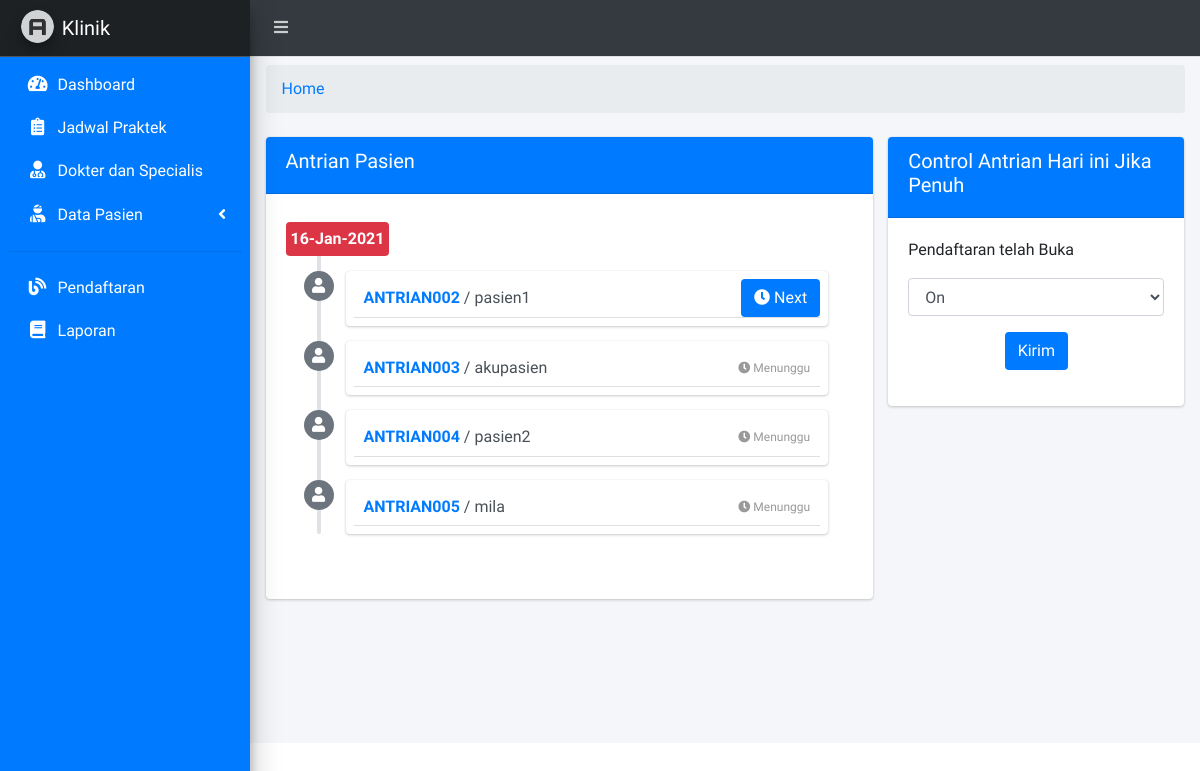
Before: /staff.php with the older database file.
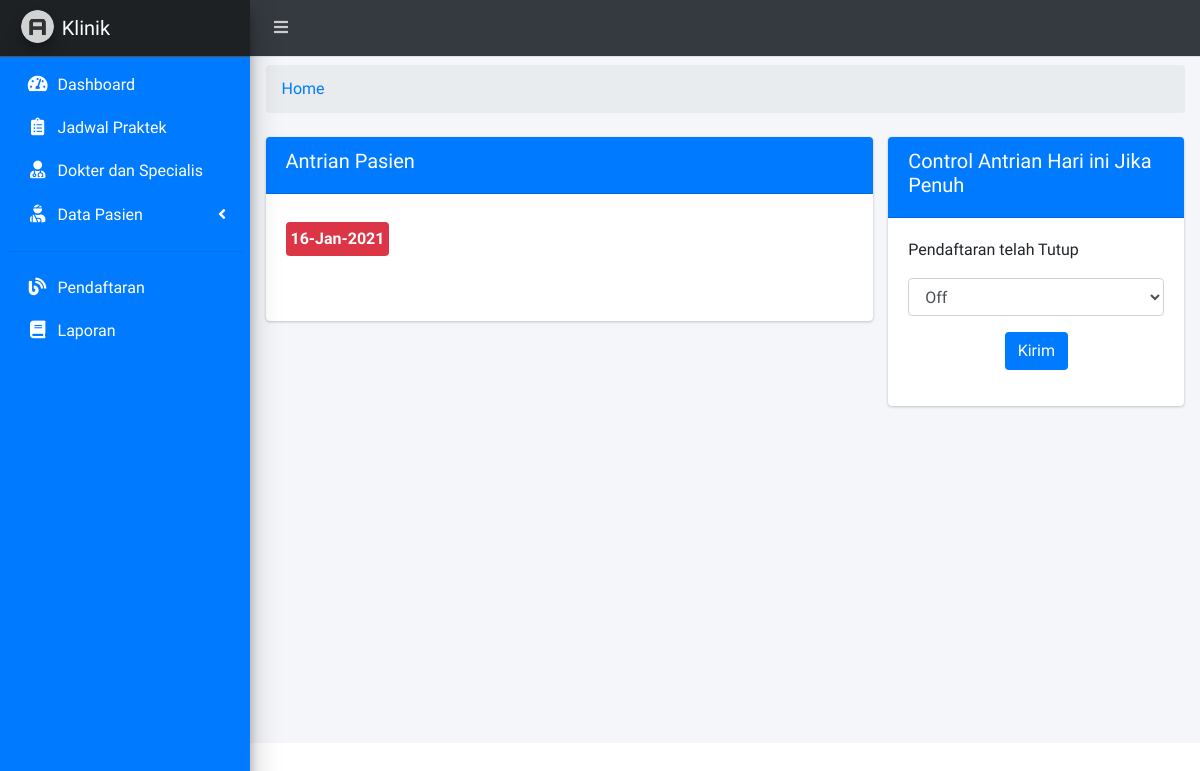
After: the same page with the newer database file.
### tables this page shows
CREATE TABLE `tb_pasien` (
  `id_pasien` char(15) NOT NULL,
  `id_dokter` char(15) NOT NULL,
  `id_user` char(15) NOT NULL,
  `no_antrian` char(16) NOT NULL,
  `no_rekam_medis` char(16) NOT NULL,
  `waktu` varchar(225) NOT NULL,
  `hari_periksa` varchar(225) NOT NULL,
  `nomor_antri` char(16) NOT NULL
);

CREATE TABLE `tb_user` (
  `id_user` char(15) NOT NULL,
  `username` varchar(50) NOT NULL,
  `password` varchar(225) NOT NULL,
  `confirm_password` varchar(225) NOT NULL,
  `nama_user` varchar(30) NOT NULL,
  `jenis_kelamin` varchar(10) NOT NULL,
  `gol_darah` varchar(10) NOT NULL,
  `tempat_lahir` varchar(100) NOT NULL,
  `tanggal_lahir` varchar(225) NOT NULL,
  `agama` varchar(10) NOT NULL,
  `tgl_masuk` varchar(225) NOT NULL
);

CREATE TABLE `tb_control` (
  `id` int(15) NOT NULL,
  `status` varchar(15) NOT NULL
);

### page/staff/home_staff.php (the view, shortened to what this page needs)
<div class="row">
  <div class="col-sm-12">
    <ol class="breadcrumb mt-2">
          <li class="breadcrumb-item active"><a href="#">Home</a></li>
        </ol>
  </div>
</div>
<div class="row">
  <div class="col-sm-8">
    <div class="card mt-2 m-0">
      <div class="card-header bg-blue">
        <h5>Antrian Pasien</h5>
      </div>
      <div class="card-body">
    <div class="timeline mt-2">
      <div class="time-label">
        <?php
        $tgl = date('d-M-Y');
        ?>
        <span class="bg-red"><?= $tgl; ?></span>
      </div>
      <?php
      $sqlpasien = mysqli_query($koneksi, "SELECT * FROM tb_pasien X INNER JOIN tb_user Y ON y.id_user = x.id_user WHERE nomor_antri != '' ORDER BY nomor_antri ASC");
      while ($pasien = mysqli_fetch_array($sqlpasien)) { ?>
        <div>
            <i class="fas fa-user bg-gray"></i>
          <div class="timeline-item p-2">
            <?php
            $minantri = mysqli_query($koneksi, "SELECT MIN(nomor_antri) as antri FROM tb_pasien WHERE nomor_antri != ''");
            $cek = mysqli_fetch_array($minantri);
            if ($pasien['nomor_antri'] == $cek['antri']) { ?>
              <a href="page/staff/proses/delete_nomorantri.php?id=<?= $pasien['id_pasien']; ?>" class="btn bg-blue float-right" onclick="return confirm('Annda akan melanjutkan antrian!')"><i class="fas fa-clock"></i> Next</a>
            <?php }else{
              echo '<span class="time"><i class="fas fa-clock"></i> Menunggu</span>';
            }
            ?>
            <h3 class="timeline-header no-border"><a href="#"><?= $pasien['nomor_antri']; ?></a> / <?= $pasien['nama_user']; ?></h3>
          </div>
        </div>
      <?php }
      ?>
    </div>
      </div>
    </div>
  </div>
  <div class="col-sm-4">
    <div class="card mt-2">
      <div class="card-header bg-blue">
        <h5>Control Antrian Hari ini Jika Penuh</h5>
      </div>
      <div class="card-body">
        <div class="form-group">
          <?php
          $sqlon = mysqli_query($koneksi, "SELECT * FROM tb_control");
          $sqloff = mysqli_fetch_array($sqlon);
            if ($sqloff['status'] == 'On') {
              $isi = "Pendaftaran telah Buka";
            }else{
              $isi = 'Pendaftaran telah Tutup';
            }
            echo "<p>".$isi."</p>";
          ?>
        </div>
        <form action="" method="POST">
          <div class="form-group">
            <select class="form-control" name="onoff">
              <?php
              $panel = array('On','Off');
              foreach ($panel as $key) {
                if ($key == $sqloff['status']) {
                 $select = 'selected';
                }else{
                  $select = '';
                }
                echo "<option value='".$key."' ".$select.">".$key."</option>";
              }
              ?>
            </select>
          </div>
          <div class="form-group text-center">
            <button type="submit" class="btn bg-blue">Kirim</button>
          </div>
        </form>
      </div>
    </div>
  </div>
</div>

Changed rows visible on the page:
no longer on this page (row edited): tb_pasien: nomor_antri "ANTRIAN002", id_user.nama_user "pasien1"
no longer on this page (row edited): tb_pasien: shows "Menunggu", nomor_antri "ANTRIAN003", id_user.nama_user "akupasien"
no longer on this page (row edited): tb_pasien: shows "Menunggu", nomor_antri "ANTRIAN004", id_user.nama_user "pasien2"
no longer on this page (row edited): tb_pasien: shows "Menunggu", nomor_antri "ANTRIAN005", id_user.nama_user "mila"
changed tb_control: status "Pendaftaran telah Buka" → "Pendaftaran telah Tutup"
Other visible differences:
form field onoff: "On" → "Off"
